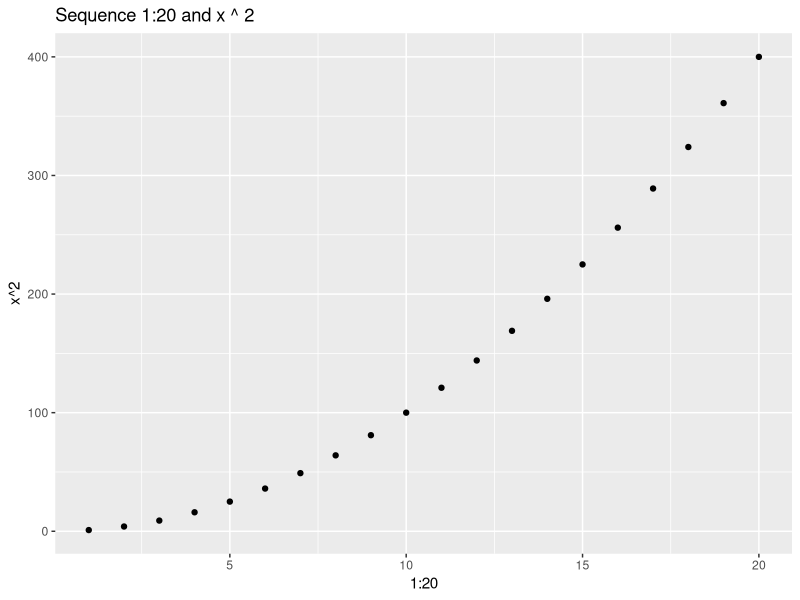

Write R code to recreate this figure.
#Task 3. Import the GGPLOT 2 library and plot a graph using the qplot function. 
#X axis is the sequence of 1:20 and the y axis is the x ^ 2. Label the graph appropriately. 
install.packages("ggplot2", dependencies = TRUE) 

library(ggplot2)
x <- 1:20
y <- x^2


qplot(x,y, xlab = "1:20", ylab = "x^2", main = "Sequence 1:20 and x ^ 2")

